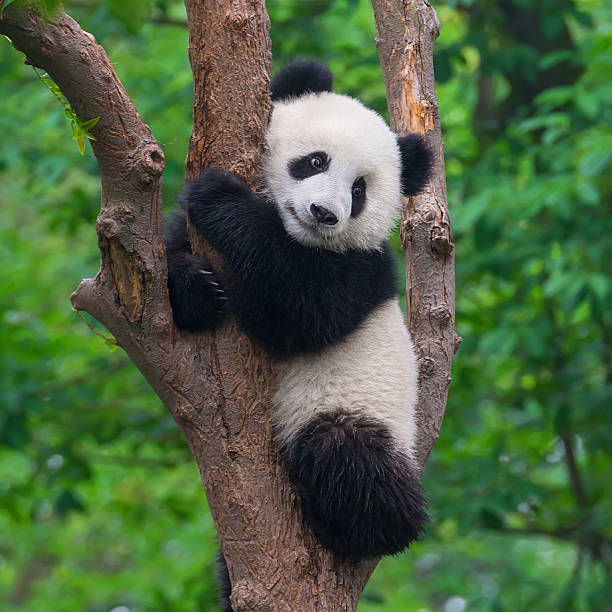
#> input picture Pencil Sketch-Cartoon Effect/image.jpg, 612 x 612 px
$ jupyter execute PencilSketch.ipynb
#> lines starting #> are read from the running program, lines starting #| are printed output that depends on the picture
IMPORT LIBRARIES

[cell 1]
import cv2
import matplotlib.pyplot as plt
import seaborn as sns

LOAD IMAGE

[cell 2]
img = cv2.imread("image.jpg")
#> img is the input picture: shape (612, 612, 3); mean B, G, R 65.2, 100.7, 76.6
img = cv2.cvtColor(img,cv2.COLOR_BGR2RGB)
plt.figure(figsize=(8,8))
plt.imshow(img)
plt.axis("off")
plt.title("Original Image")
plt.show()

[cell 3]
img_gray = cv2.cvtColor(img, cv2.COLOR_BGR2GRAY)
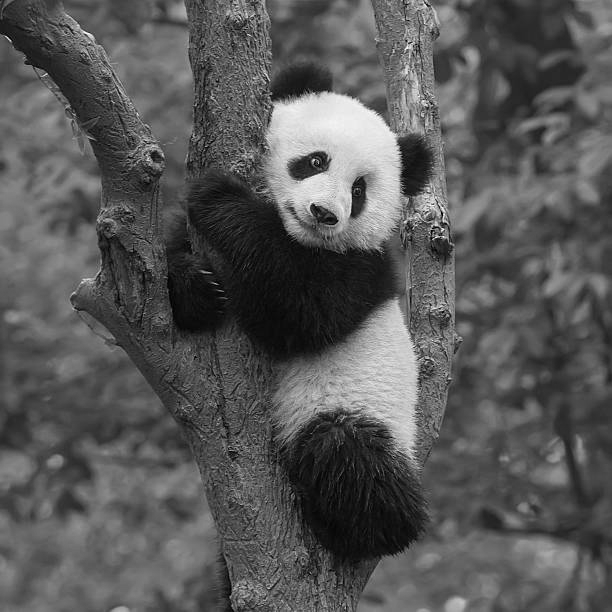
#> img_gray: shape (612, 612); min 0, max 252, mean 87.4
plt.figure(figsize=(8,8))
plt.imshow(img_gray,cmap="gray")
plt.axis("off")
plt.title("GrayScale Image")
plt.show()

[cell 4]
img_invert = cv2.bitwise_not(img_gray)
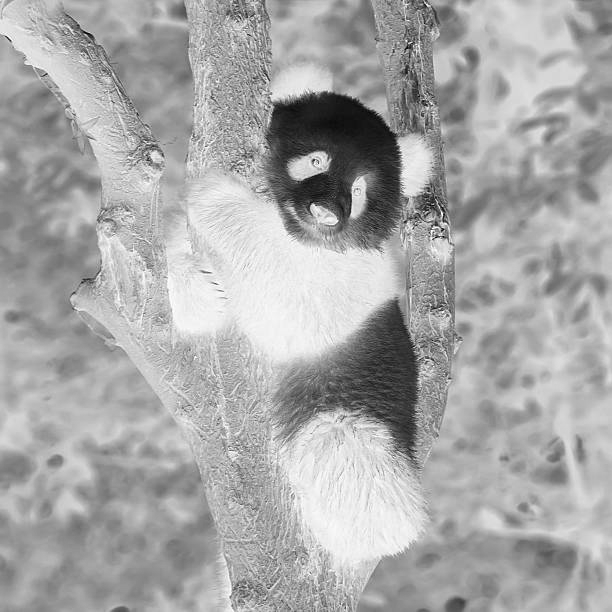
#> img_invert: shape (612, 612); min 3, max 255, mean 167.6
plt.figure(figsize=(8,8))
plt.imshow(img_invert,cmap="gray")
plt.axis("off")
plt.title("Inverted Image")
plt.show()

[cell 5]
img_smoothing = cv2.GaussianBlur(img_invert, (21, 21),sigmaX=0, sigmaY=0)
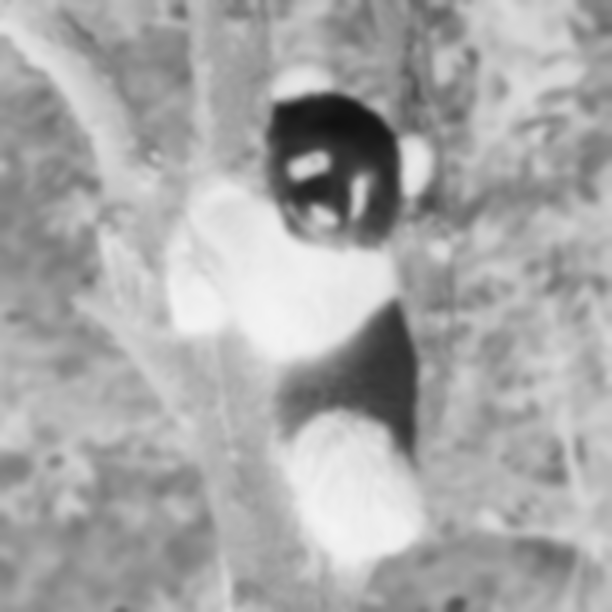
#> img_smoothing: shape (612, 612); min 17, max 244, mean 167.6
plt.figure(figsize=(8,8))
plt.imshow(img_smoothing,cmap="gray")
plt.axis("off")
plt.title("Smoothen Image")
plt.show()

[cell 6]
final = cv2.divide(img_gray, 255 - img_smoothing, scale=255)
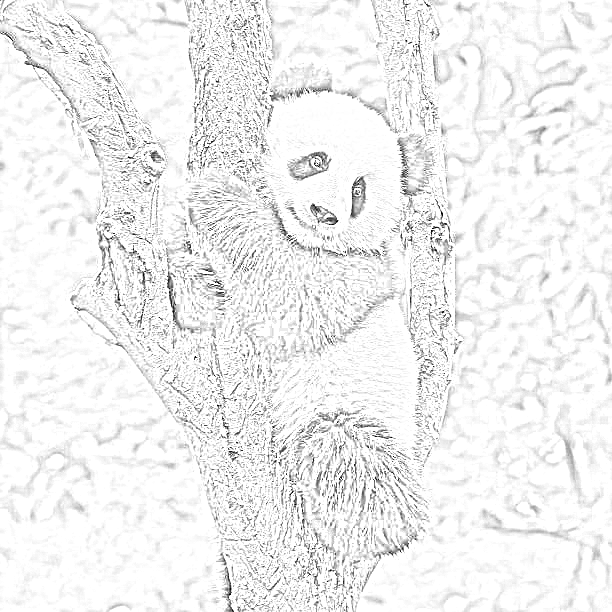
#> final: shape (612, 612); min 0, max 255, mean 240.1
plt.figure(figsize=(8,8))
plt.imshow(final,cmap="gray")
plt.axis("off")
plt.title("Final Sketch Image")
plt.show()

[cell 7]
plt.figure(figsize=(20,20))
plt.subplot(1,5,1)
plt.imshow(img)
plt.axis("off")
plt.title("Original Image")
plt.subplot(1,5,2)
plt.imshow(img_gray,cmap="gray")
plt.axis("off")
plt.title("GrayScale Image")
plt.subplot(1,5,3)
plt.imshow(img_invert,cmap="gray")
plt.axis("off")
plt.title("Inverted Image")
plt.subplot(1,5,4)
plt.imshow(img_smoothing,cmap="gray")
plt.axis("off")
plt.title("Smoothen Image")
plt.subplot(1,5,5)
plt.imshow(final,cmap="gray")
plt.axis("off")
plt.title("Final Sketch Image")
plt.show()
